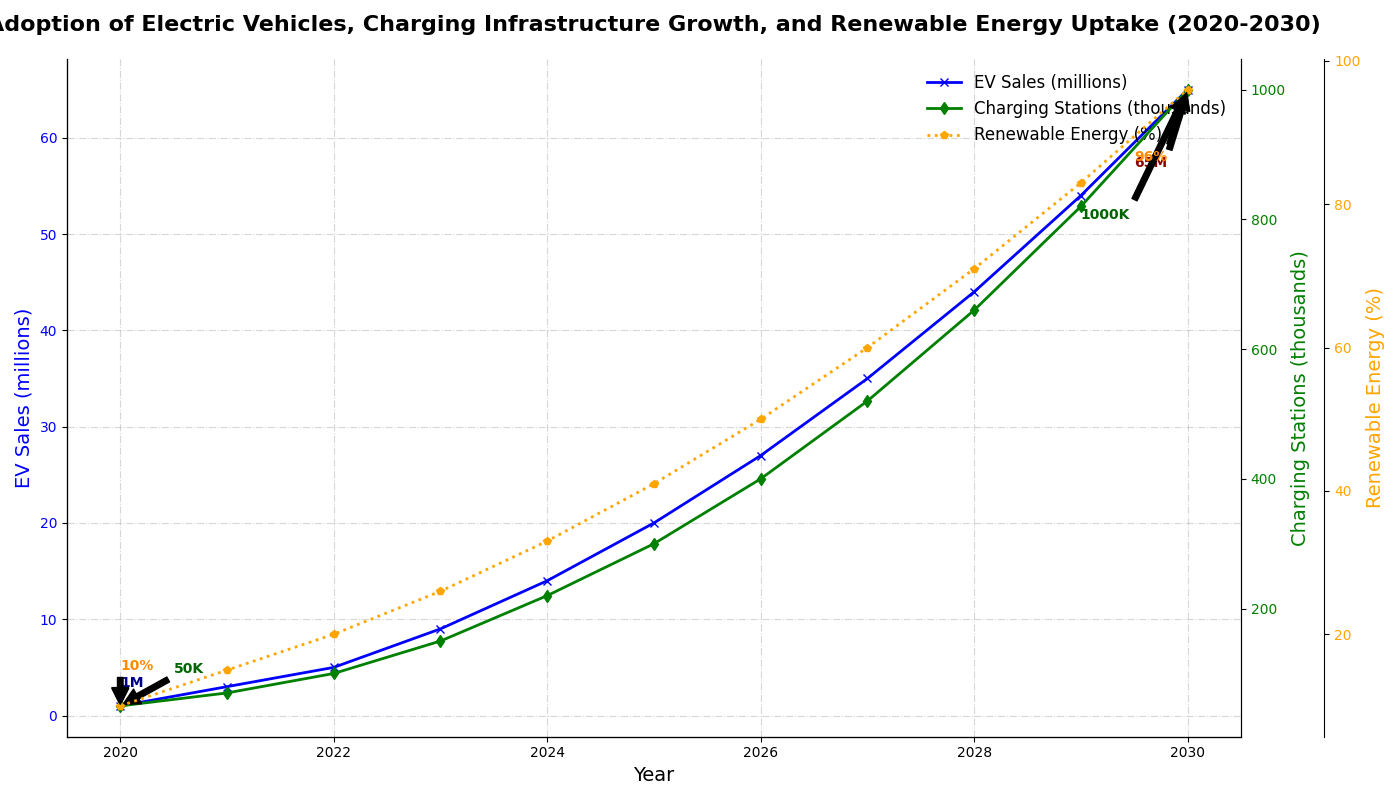

Python code for this plot:
import matplotlib.pyplot as plt
import numpy as np

years = np.arange(2020, 2031)
ev_sales = [1, 3, 5, 9, 14, 20, 27, 35, 44, 54, 65]
charging_stations = [50, 70, 100, 150, 220, 300, 400, 520, 660, 820, 1000]
renewable_growth = [10, 15, 20, 26, 33, 41, 50, 60, 71, 83, 96]

fig, ax1 = plt.subplots(figsize=(14, 8))

# Randomly change marker types and line styles
ax1.plot(years, ev_sales, color='blue', marker='x', linestyle='-', linewidth=2, label='EV Sales (millions)')
ax1.set_title("Adoption of Electric Vehicles, Charging Infrastructure Growth, and Renewable Energy Uptake (2020-2030)",
              fontsize=16, fontweight='bold', pad=20)
ax1.set_xlabel("Year", fontsize=14)
ax1.set_ylabel("EV Sales (millions)", fontsize=14, color='blue')
ax1.tick_params(axis='y', labelcolor='blue')

ax2 = ax1.twinx()
ax2.plot(years, charging_stations, color='green', marker='d', linestyle='-', linewidth=2, label='Charging Stations (thousands)')
ax2.set_ylabel("Charging Stations (thousands)", fontsize=14, color='green')
ax2.tick_params(axis='y', labelcolor='green')

ax3 = ax1.twinx()
ax3.spines['right'].set_position(('outward', 60))
ax3.plot(years, renewable_growth, color='orange', marker='p', linestyle=':', linewidth=2, label='Renewable Energy (%)')
ax3.set_ylabel("Renewable Energy (%)", fontsize=14, color='orange')
ax3.tick_params(axis='y', labelcolor='orange')

# Change grid style
ax1.grid(True, linestyle='-.', alpha=0.5)

# Modify legend properties
lines_1, labels_1 = ax1.get_legend_handles_labels()
lines_2, labels_2 = ax2.get_legend_handles_labels()
lines_3, labels_3 = ax3.get_legend_handles_labels()
ax1.legend(lines_1 + lines_2 + lines_3, labels_1 + labels_2 + labels_3, loc='upper right', fontsize=12, frameon=False)

# Modify border (spine) visibility
ax1.spines['top'].set_visible(False)
ax2.spines['top'].set_visible(False)
ax3.spines['top'].set_visible(False)

# Adjust annotation
ax1.annotate(f'{ev_sales[0]}M', xy=(2020, ev_sales[0]), xytext=(2020, ev_sales[0] + 2),
             arrowprops=dict(facecolor='black', shrink=0.05),
             fontsize=10, fontweight='bold', color='darkblue')

ax1.annotate(f'{ev_sales[-1]}M', xy=(2030, ev_sales[-1]), xytext=(2029.5, ev_sales[-1] - 8),
             arrowprops=dict(facecolor='black', shrink=0.05),
             fontsize=10, fontweight='bold', color='darkred')

ax2.annotate(f'{charging_stations[0]}K', xy=(2020, charging_stations[0]), xytext=(2020.5, charging_stations[0] + 50),
             arrowprops=dict(facecolor='black', shrink=0.05),
             fontsize=10, fontweight='bold', color='darkgreen')

ax2.annotate(f'{charging_stations[-1]}K', xy=(2030, charging_stations[-1]), xytext=(2029, charging_stations[-1] - 200),
             arrowprops=dict(facecolor='black', shrink=0.05),
             fontsize=10, fontweight='bold', color='darkgreen')

ax3.annotate(f'{renewable_growth[0]}%', xy=(2020, renewable_growth[0]), xytext=(2020, renewable_growth[0] + 5),
             arrowprops=dict(facecolor='black', shrink=0.05),
             fontsize=10, fontweight='bold', color='darkorange')

ax3.annotate(f'{renewable_growth[-1]}%', xy=(2030, renewable_growth[-1]), xytext=(2029.5, renewable_growth[-1] - 10),
             arrowprops=dict(facecolor='black', shrink=0.05),
             fontsize=10, fontweight='bold', color='darkorange')

plt.tight_layout()
plt.show()
